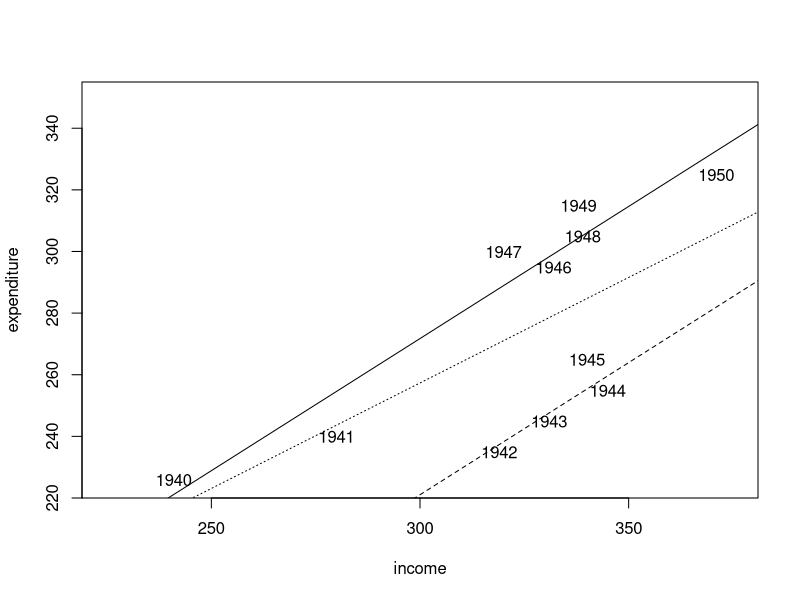

Generate this figure with R:
library(AER)


### Name: USConsump1950
### Title: US Consumption Data (1940-1950)
### Aliases: USConsump1950
### Keywords: datasets

### ** Examples

## Greene (2003)
## data
data("USConsump1950")
usc <- as.data.frame(USConsump1950)
usc$war <- factor(usc$war, labels = c("no", "yes"))

## Example 2.1
plot(expenditure ~ income, data = usc, type = "n", xlim = c(225, 375), ylim = c(225, 350))
with(usc, text(income, expenditure, time(USConsump1950)))

## single model
fm <- lm(expenditure ~ income, data = usc)
summary(fm)

## different intercepts for war yes/no
fm2 <- lm(expenditure ~ income + war, data = usc)
summary(fm2)

## compare
anova(fm, fm2)

## visualize
abline(fm, lty = 3)                                   
abline(coef(fm2)[1:2])                                
abline(sum(coef(fm2)[c(1, 3)]), coef(fm2)[2], lty = 2)

## Example 3.2
summary(fm)$r.squared
summary(lm(expenditure ~ income, data = usc, subset = war == "no"))$r.squared
summary(fm2)$r.squared
